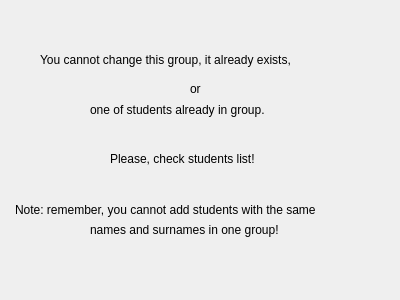
<?xml version="1.0" encoding="UTF-8"?>
<ui version="4.0">
 <class>cannot_change</class>
 <widget class="QWidget" name="cannot_change">
  <property name="geometry">
   <rect>
    <x>0</x>
    <y>0</y>
    <width>400</width>
    <height>300</height>
   </rect>
  </property>
  <property name="windowTitle">
   <string>Form</string>
  </property>
  <widget class="QLabel" name="label">
   <property name="geometry">
    <rect>
     <x>40</x>
     <y>50</y>
     <width>321</width>
     <height>20</height>
    </rect>
   </property>
   <property name="text">
    <string>You cannot change this group, it already exists, </string>
   </property>
  </widget>
  <widget class="QLabel" name="label_2">
   <property name="geometry">
    <rect>
     <x>190</x>
     <y>80</y>
     <width>66</width>
     <height>18</height>
    </rect>
   </property>
   <property name="text">
    <string>or</string>
   </property>
  </widget>
  <widget class="QLabel" name="label_3">
   <property name="geometry">
    <rect>
     <x>90</x>
     <y>100</y>
     <width>221</width>
     <height>20</height>
    </rect>
   </property>
   <property name="text">
    <string>one of students already in group.</string>
   </property>
  </widget>
  <widget class="QLabel" name="label_4">
   <property name="geometry">
    <rect>
     <x>110</x>
     <y>150</y>
     <width>181</width>
     <height>18</height>
    </rect>
   </property>
   <property name="text">
    <string>Please, check students list!</string>
   </property>
  </widget>
  <widget class="QLabel" name="label_5">
   <property name="geometry">
    <rect>
     <x>15</x>
     <y>200</y>
     <width>381</width>
     <height>20</height>
    </rect>
   </property>
   <property name="text">
    <string>Note: remember, you cannot add students with the same </string>
   </property>
   <property name="textFormat">
    <enum>Qt::AutoText</enum>
   </property>
  </widget>
  <widget class="QLabel" name="label_6">
   <property name="geometry">
    <rect>
     <x>90</x>
     <y>220</y>
     <width>231</width>
     <height>20</height>
    </rect>
   </property>
   <property name="text">
    <string>names and surnames in one group!</string>
   </property>
  </widget>
 </widget>
 <resources/>
 <connections/>
</ui>
